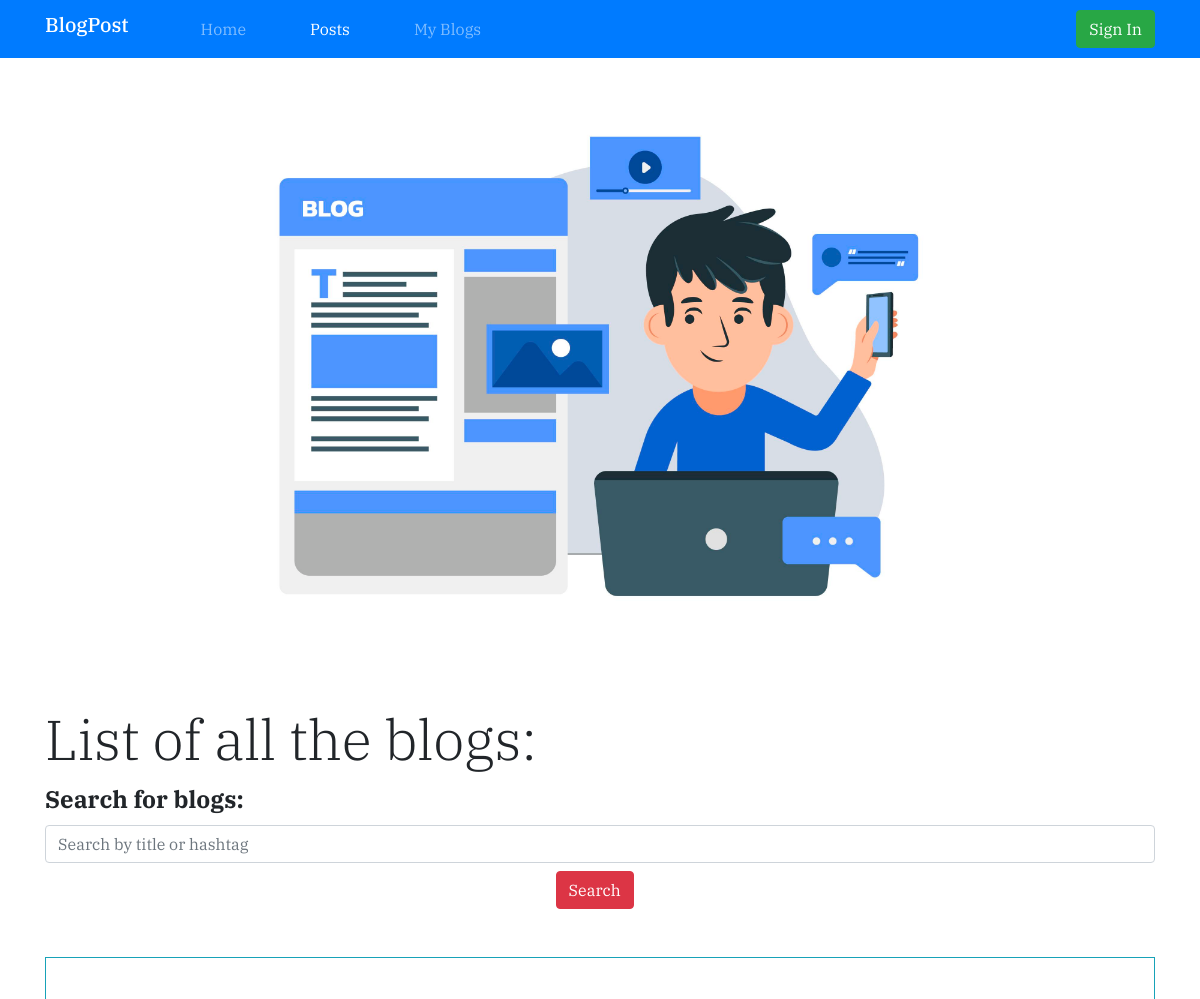
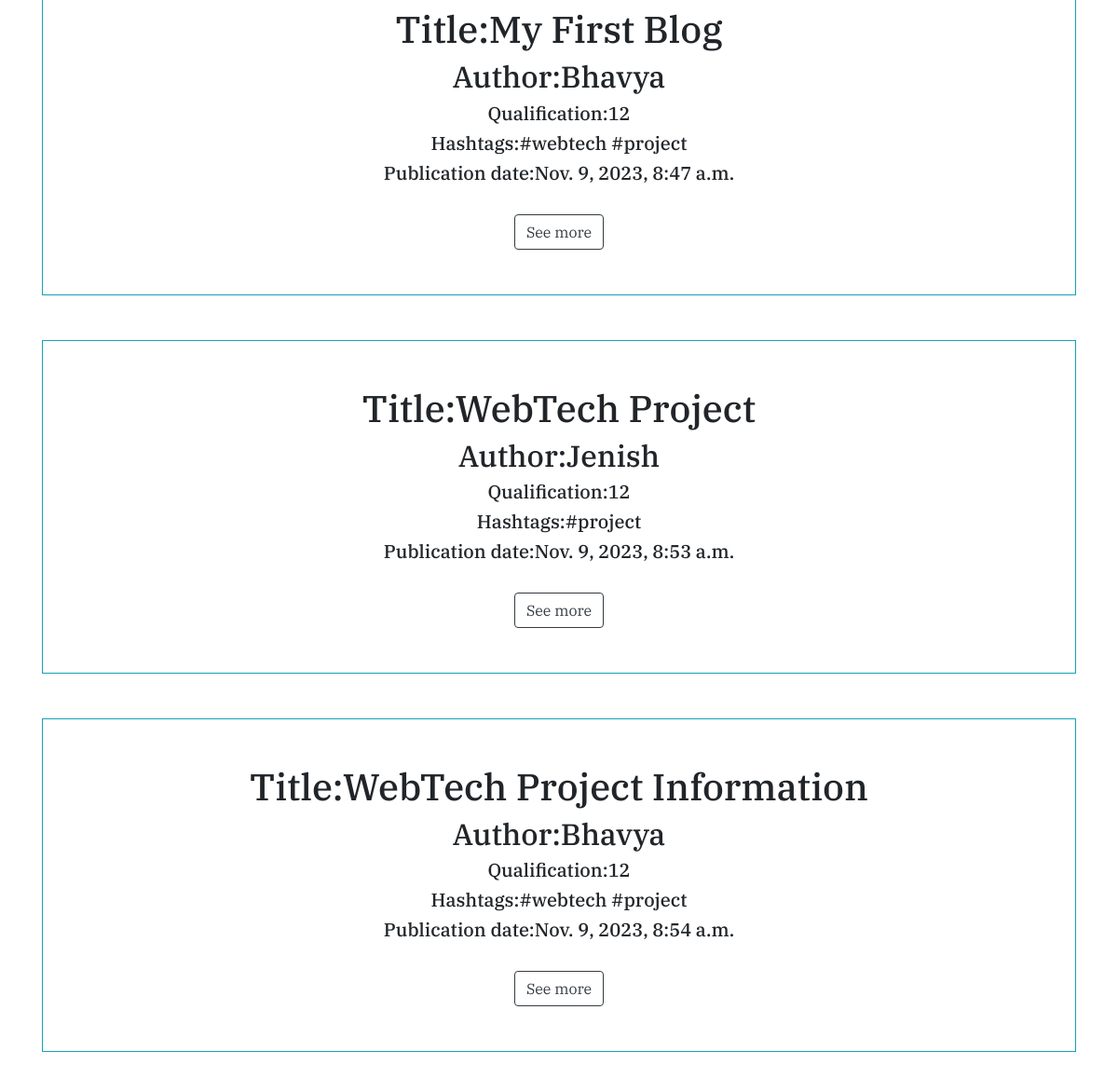
The page /posts on the database its author committed (2 pictures, top to bottom).
### blog_app/models.py (models this page shows, shortened)
class Post(models.Model):
    author = models.ForeignKey(Author, on_delete=models.CASCADE)
    title = models.CharField(max_length=80)
    text = models.TextField(max_length=2000)
    hashtag=models.CharField(max_length=300,blank=False,null=True)
    blog_img=models.ImageField(upload_to='blog_imgs',blank=True)
    published_date = models.DateTimeField()

class Author(models.Model):
    user = models.OneToOneField(User, on_delete=models.CASCADE)
    qualification = models.CharField(max_length=80)
    def __str__(self):
        return self.user.username

### blog_app/views.py (the view)
# urls.py: path('posts',views.posts, name='posts'),
def posts(request):
    global is_login
    search_flag=False
    if request.method=='POST':
        search_key = request.POST['search']
        search_key = search_key.lower()
        search_flag=True
        posts = Post.objects.filter(Q(title__icontains=search_key) | Q(hashtag__icontains=search_key))
        return render(request,'posts.html',context={'posts':posts,'is_login':is_login,'search_flag':search_flag})
    posts=Post.objects.all()
    return render(request,'posts.html',context={'posts':posts,'is_login':is_login})

### blog_app/templates/posts.html (shortened to what this page needs)
{%extends 'index.html'%}
{%block body_block%}
{%load static%}
<nav class=" navbar navbar-expand-lg navbar-dark bg-primary sticky-top">
    <div class="container">
        <h2><a class="navbar-brand" href="{%url 'index'%}">BlogPost</a></h2>
        <div class="collapse navbar-collapse" id="navbarSupportedContent">
            <ul class="navbar-nav mr-auto">
                <li class="nav-item ml-5">
                    <a class=" nav-link" href="{%url 'index'%}">Home<span class="sr-only">(current)</span></a>
                </li>
                <li class="nav-item ml-5">
                    <a class="nav-link active" href="{%url 'posts'%}">Posts</a>
                </li>
                <li class="nav-item ml-5">
                    <a class="nav-link" href="{%url 'my_blogs' %}">My Blogs</a>
                </li>
            </ul>
            {%if is_login %}
            <form class="form-inline my-2 my-lg-0" action='{%url "user_logout" %}'>
                <button class="btn btn-danger my-2 my-sm-0" type="submit">Logout</button>
            </form>
            {%else%}
            <form class="form-inline my-2 my-lg-0" action='{%url "user_login" %}'>
                <button class="btn btn-success my-2 my-sm-0" type="submit">Sign In</button>
            </form>
            {%endif%}
        </div>
    </div>
</nav>
<img src="{%static 'blog.jpg'%}" class='blog-img'>
<div class="container mb-5" id='container'>
    <h1 class="mt-5 display-4">List of all the blogs:</h1>
    <form action="" method="POST" autocomplete="off">
        <label for="search" style='font-size:x-large'><b>Search for blogs:</b></label>
        <input type="text" id='search' class="form-control" name='search' placeholder='Search by title or hashtag'>
        <input type="submit" value="Search" class='btn btn-danger mt-2' style='margin-left:46%'>
    </form>
    {%if posts%}
    {%for post in posts%}
    <div class="container mt-5 border border-info p-5 text-center">
        <h1>Title:{{post.title}}</h1>
        <h2>Author:{{post.author|capfirst}}</h2>
        <h5>Qualification:{{post.author.qualification}}</h5>
        <h5>Hashtags:{{post.hashtag}}</h5>
        <h5>Publication date:{{post.published_date}}</h5>
        <a href="{%url 'single_blog' post.id 0%}" class='btn btn-outline-dark mt-4'>See more</a>
    </div>
    {%endfor%}
    {%else%}
    <h1>No blogs found based on your search request</h1>
    {%endif%}
</div>
{%endblock%}

### static/style.css (style rules this page uses)
* { font-family: 'IBM Plex Serif', serif; }
.blog-img { margin-right:auto; margin-left: auto; display:block; height:600px; }

### rows shown on the page
Post: title "My First Blog", author "Bhavya", author.qualification "12", hashtag "#webtech #project", published_date "Nov. 9, 2023, 8:47 a.m."
Post: title "WebTech Project", author "Jenish", author.qualification "12", hashtag "#project", published_date "Nov. 9, 2023, 8:53 a.m."
Post: title "WebTech Project Information", author "Bhavya", author.qualification "12", hashtag "#webtech #project", published_date "Nov. 9, 2023, 8:54 a.m."
